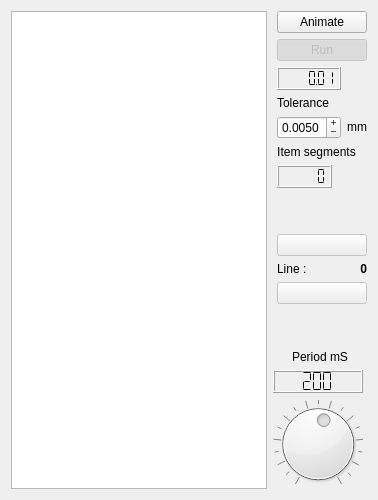
        <widget class="QWidget" name="tabGcode">
         <attribute name="title">
          <string>Visual</string>
         </attribute>
         <layout class="QHBoxLayout" name="horizontalLayout_14">
          <item>
           <layout class="QHBoxLayout" name="horizontalLayout_9">
            <item>
             <widget class="QPlainTextEdit" name="visuGcode">
              <property name="sizePolicy">
               <sizepolicy hsizetype="Preferred" vsizetype="Expanding">
                <horstretch>1</horstretch>
                <verstretch>0</verstretch>
               </sizepolicy>
              </property>
              <property name="toolTip">
               <string>Monitoring the progress of the animation gcode</string>
              </property>
              <property name="horizontalScrollBarPolicy">
               <enum>Qt::ScrollBarAsNeeded</enum>
              </property>
              <property name="lineWrapMode">
               <enum>QPlainTextEdit::NoWrap</enum>
              </property>
              <property name="readOnly">
               <bool>true</bool>
              </property>
              <property name="textInteractionFlags">
               <set>Qt::TextSelectableByKeyboard|Qt::TextSelectableByMouse</set>
              </property>
             </widget>
            </item>
            <item>
             <layout class="QVBoxLayout" name="verticalLayout_7">
              <item>
               <layout class="QVBoxLayout" name="verticalLayout_8">
                <property name="leftMargin">
                 <number>4</number>
                </property>
                <item>
                 <widget class="QPushButton" name="visualButton">
                  <property name="sizePolicy">
                   <sizepolicy hsizetype="Maximum" vsizetype="Maximum">
                    <horstretch>0</horstretch>
                    <verstretch>0</verstretch>
                   </sizepolicy>
                  </property>
                  <property name="maximumSize">
                   <size>
                    <width>90</width>
                    <height>16777215</height>
                   </size>
                  </property>
                  <property name="toolTip">
                   <string>animation of the scene 3D</string>
                  </property>
                  <property name="text">
                   <string>Animate</string>
                  </property>
                  <property name="checkable">
                   <bool>true</bool>
                  </property>
                  <property name="checked">
                   <bool>false</bool>
                  </property>
                 </widget>
                </item>
                <item>
                 <widget class="QPushButton" name="pauseButton">
                  <property name="enabled">
                   <bool>false</bool>
                  </property>
                  <property name="sizePolicy">
                   <sizepolicy hsizetype="Maximum" vsizetype="Maximum">
                    <horstretch>0</horstretch>
                    <verstretch>0</verstretch>
                   </sizepolicy>
                  </property>
                  <property name="maximumSize">
                   <size>
                    <width>90</width>
                    <height>16777215</height>
                   </size>
                  </property>
                  <property name="toolTip">
                   <string>Starting and stopping the animation</string>
                  </property>
                  <property name="text">
                   <string>Run</string>
                  </property>
                  <property name="checkable">
                   <bool>true</bool>
                  </property>
                  <property name="checked">
                   <bool>true</bool>
                  </property>
                 </widget>
                </item>
                <item>
                 <widget class="QLCDNumber" name="lcdTolerance">
                  <property name="enabled">
                   <bool>true</bool>
                  </property>
                  <property name="sizePolicy">
                   <sizepolicy hsizetype="Maximum" vsizetype="Fixed">
                    <horstretch>0</horstretch>
                    <verstretch>0</verstretch>
                   </sizepolicy>
                  </property>
                  <property name="palette">
                   <palette>
                    <active>
                     <colorrole role="Light">
                      <brush brushstyle="SolidPattern">
                       <color alpha="255">
                        <red>0</red>
                        <green>170</green>
                        <blue>0</blue>
                       </color>
                      </brush>
                     </colorrole>
                    </active>
                    <inactive>
                     <colorrole role="Light">
                      <brush brushstyle="SolidPattern">
                       <color alpha="255">
                        <red>255</red>
                        <green>255</green>
                        <blue>255</blue>
                       </color>
                      </brush>
                     </colorrole>
                    </inactive>
                    <disabled>
                     <colorrole role="Light">
                      <brush brushstyle="SolidPattern">
                       <color alpha="255">
                        <red>145</red>
                        <green>145</green>
                        <blue>145</blue>
                       </color>
                      </brush>
                     </colorrole>
                    </disabled>
                   </palette>
                  </property>
                  <property name="toolTip">
                   <string>interpolation tolerance for viewer 3D</string>
                  </property>
                  <property name="smallDecimalPoint">
                   <bool>true</bool>
                  </property>
                  <property name="digitCount">
                   <number>6</number>
                  </property>
                  <property name="segmentStyle">
                   <enum>QLCDNumber::Flat</enum>
                  </property>
                  <property name="value" stdset="0">
                   <double>0.010000000000000</double>
                  </property>
                 </widget>
                </item>
                <item>
                 <widget class="QLabel" name="labelTol">
                  <property name="sizePolicy">
                   <sizepolicy hsizetype="Maximum" vsizetype="Maximum">
                    <horstretch>0</horstretch>
                    <verstretch>0</verstretch>
                   </sizepolicy>
                  </property>
                  <property name="text">
                   <string>Tolerance</string>
                  </property>
                 </widget>
                </item>
                <item>
                 <layout class="QHBoxLayout" name="horizontalLayout_19">
                  <item>
                   <widget class="QDoubleSpinBox" name="doubleSpinBoxTol">
                    <property name="sizePolicy">
                     <sizepolicy hsizetype="Maximum" vsizetype="Maximum">
                      <horstretch>0</horstretch>
                      <verstretch>0</verstretch>
                     </sizepolicy>
                    </property>
                    <property name="maximumSize">
                     <size>
                      <width>200</width>
                      <height>16777215</height>
                     </size>
                    </property>
                    <property name="toolTip">
                     <string>interpolation tolerance for viewer 3D</string>
                    </property>
                    <property name="readOnly">
                     <bool>false</bool>
                    </property>
                    <property name="buttonSymbols">
                     <enum>QAbstractSpinBox::PlusMinus</enum>
                    </property>
                    <property name="decimals">
                     <number>4</number>
                    </property>
                    <property name="minimum">
                     <double>0.000100000000000</double>
                    </property>
                    <property name="maximum">
                     <double>1.000000000000000</double>
                    </property>
                    <property name="singleStep">
                     <double>0.010000000000000</double>
                    </property>
                    <property name="value">
                     <double>0.005000000000000</double>
                    </property>
                   </widget>
                  </item>
                  <item>
                   <widget class="QLabel" name="labelTolUnit">
                    <property name="sizePolicy">
                     <sizepolicy hsizetype="Maximum" vsizetype="Maximum">
                      <horstretch>0</horstretch>
                      <verstretch>0</verstretch>
                     </sizepolicy>
                    </property>
                    <property name="maximumSize">
                     <size>
                      <width>20</width>
                      <height>16777215</height>
                     </size>
                    </property>
                    <property name="text">
                     <string>mm</string>
                    </property>
                    <property name="alignment">
                     <set>Qt::AlignCenter</set>
                    </property>
                   </widget>
                  </item>
                 </layout>
                </item>
                <item>
                 <widget class="QLabel" name="labelSegments">
                  <property name="sizePolicy">
                   <sizepolicy hsizetype="Maximum" vsizetype="Maximum">
                    <horstretch>0</horstretch>
                    <verstretch>0</verstretch>
                   </sizepolicy>
                  </property>
                  <property name="text">
                   <string>Item segments</string>
                  </property>
                  <property name="alignment">
                   <set>Qt::AlignCenter</set>
                  </property>
                 </widget>
                </item>
                <item>
                 <widget class="QLCDNumber" name="lcdSegments">
                  <property name="enabled">
                   <bool>true</bool>
                  </property>
                  <property name="sizePolicy">
                   <sizepolicy hsizetype="Maximum" vsizetype="Fixed">
                    <horstretch>0</horstretch>
                    <verstretch>0</verstretch>
                   </sizepolicy>
                  </property>
                  <property name="palette">
                   <palette>
                    <active>
                     <colorrole role="Light">
                      <brush brushstyle="SolidPattern">
                       <color alpha="255">
                        <red>0</red>
                        <green>170</green>
                        <blue>0</blue>
                       </color>
                      </brush>
                     </colorrole>
                    </active>
                    <inactive>
                     <colorrole role="Light">
                      <brush brushstyle="SolidPattern">
                       <color alpha="255">
                        <red>255</red>
                        <green>255</green>
                        <blue>255</blue>
                       </color>
                      </brush>
                     </colorrole>
                    </inactive>
                    <disabled>
                     <colorrole role="Light">
                      <brush brushstyle="SolidPattern">
                       <color alpha="255">
                        <red>144</red>
                        <green>144</green>
                        <blue>144</blue>
                       </color>
                      </brush>
                     </colorrole>
                    </disabled>
                   </palette>
                  </property>
                  <property name="toolTip">
                   <string>interpolation number of segments for 3D</string>
                  </property>
                  <property name="smallDecimalPoint">
                   <bool>true</bool>
                  </property>
                  <property name="digitCount">
                   <number>5</number>
                  </property>
                  <property name="segmentStyle">
                   <enum>QLCDNumber::Flat</enum>
                  </property>
                 </widget>
                </item>
                <item>
                 <spacer name="verticalSpacer_2">
                  <property name="orientation">
                   <enum>Qt::Vertical</enum>
                  </property>
                  <property name="sizeHint" stdset="0">
                   <size>
                    <width>20</width>
                    <height>40</height>
                   </size>
                  </property>
                 </spacer>
                </item>
                <item>
                 <widget class="QPushButton" name="prevButton">
                  <property name="enabled">
                   <bool>false</bool>
                  </property>
                  <property name="sizePolicy">
                   <sizepolicy hsizetype="Maximum" vsizetype="Maximum">
                    <horstretch>0</horstretch>
                    <verstretch>0</verstretch>
                   </sizepolicy>
                  </property>
                  <property name="maximumSize">
                   <size>
                    <width>90</width>
                    <height>16777215</height>
                   </size>
                  </property>
                  <property name="toolTip">
                   <string>Up one line in the gcode</string>
                  </property>
                  <property name="text">
                   <string/>
                  </property>
                  <property name="icon">
                   <iconset resource="../GrblController.qrc">
                    <normaloff>:/img/up.png</normaloff>:/img/up.png</iconset>
                  </property>
                  <property name="checkable">
                   <bool>false</bool>
                  </property>
                  <property name="autoRepeat">
                   <bool>true</bool>
                  </property>
                  <property name="autoExclusive">
                   <bool>true</bool>
                  </property>
                  <property name="autoRepeatDelay">
                   <number>300</number>
                  </property>
                  <property name="autoRepeatInterval">
                   <number>100</number>
                  </property>
                 </widget>
                </item>
                <item>
                 <layout class="QHBoxLayout" name="horizontalLayout_16">
                  <item>
                   <widget class="QLabel" name="nline">
                    <property name="sizePolicy">
                     <sizepolicy hsizetype="Preferred" vsizetype="Maximum">
                      <horstretch>0</horstretch>
                      <verstretch>0</verstretch>
                     </sizepolicy>
                    </property>
                    <property name="text">
                     <string>Line :</string>
                    </property>
                   </widget>
                  </item>
                  <item>
                   <widget class="QLabel" name="lineCode">
                    <property name="sizePolicy">
                     <sizepolicy hsizetype="Preferred" vsizetype="Maximum">
                      <horstretch>0</horstretch>
                      <verstretch>0</verstretch>
                     </sizepolicy>
                    </property>
                    <property name="font">
                     <font>
                      <weight>75</weight>
                      <bold>true</bold>
                     </font>
                    </property>
                    <property name="toolTip">
                     <string>Current line gcode</string>
                    </property>
                    <property name="text">
                     <string>0</string>
                    </property>
                    <property name="alignment">
                     <set>Qt::AlignRight|Qt::AlignTrailing|Qt::AlignVCenter</set>
                    </property>
                   </widget>
                  </item>
                 </layout>
                </item>
                <item>
                 <widget class="QPushButton" name="nextButton">
                  <property name="enabled">
                   <bool>false</bool>
                  </property>
                  <property name="sizePolicy">
                   <sizepolicy hsizetype="Maximum" vsizetype="Maximum">
                    <horstretch>0</horstretch>
                    <verstretch>0</verstretch>
                   </sizepolicy>
                  </property>
                  <property name="maximumSize">
                   <size>
                    <width>90</width>
                    <height>16777215</height>
                   </size>
                  </property>
                  <property name="toolTip">
                   <string>Down one line in the gcode</string>
                  </property>
                  <property name="text">
                   <string/>
                  </property>
                  <property name="icon">
                   <iconset resource="../GrblController.qrc">
                    <normaloff>:/img/down.png</normaloff>:/img/down.png</iconset>
                  </property>
                  <property name="checkable">
                   <bool>false</bool>
                  </property>
                  <property name="autoRepeat">
                   <bool>true</bool>
                  </property>
                  <property name="autoExclusive">
                   <bool>true</bool>
                  </property>
                  <property name="autoRepeatDelay">
                   <number>300</number>
                  </property>
                  <property name="autoRepeatInterval">
                   <number>100</number>
                  </property>
                 </widget>
                </item>
               </layout>
              </item>
              <item>
               <spacer name="verticalSpacer_3">
                <property name="orientation">
                 <enum>Qt::Vertical</enum>
                </property>
                <property name="sizeHint" stdset="0">
                 <size>
                  <width>20</width>
                  <height>40</height>
                 </size>
                </property>
               </spacer>
              </item>
              <item>
               <widget class="QLabel" name="labelPeriod">
                <property name="sizePolicy">
                 <sizepolicy hsizetype="Preferred" vsizetype="Maximum">
                  <horstretch>0</horstretch>
                  <verstretch>0</verstretch>
                 </sizepolicy>
                </property>
                <property name="text">
                 <string>Period mS</string>
                </property>
                <property name="alignment">
                 <set>Qt::AlignCenter</set>
                </property>
                <property name="wordWrap">
                 <bool>true</bool>
                </property>
               </widget>
              </item>
              <item>
               <widget class="QLCDNumber" name="lcdPeriodAnim">
                <property name="sizePolicy">
                 <sizepolicy hsizetype="Preferred" vsizetype="Fixed">
                  <horstretch>0</horstretch>
                  <verstretch>0</verstretch>
                 </sizepolicy>
                </property>
                <property name="maximumSize">
                 <size>
                  <width>90</width>
                  <height>16777215</height>
                 </size>
                </property>
                <property name="font">
                 <font>
                  <weight>75</weight>
                  <bold>true</bold>
                 </font>
                </property>
                <property name="toolTip">
                 <string>Value of the period</string>
                </property>
                <property name="frameShape">
                 <enum>QFrame::Box</enum>
                </property>
                <property name="frameShadow">
                 <enum>QFrame::Raised</enum>
                </property>
                <property name="smallDecimalPoint">
                 <bool>false</bool>
                </property>
                <property name="digitCount">
                 <number>3</number>
                </property>
                <property name="segmentStyle">
                 <enum>QLCDNumber::Flat</enum>
                </property>
                <property name="intValue" stdset="0">
                 <number>200</number>
                </property>
               </widget>
              </item>
              <item>
               <widget class="QDial" name="dialPeriodRepeat">
                <property name="sizePolicy">
                 <sizepolicy hsizetype="Preferred" vsizetype="Maximum">
                  <horstretch>0</horstretch>
                  <verstretch>0</verstretch>
                 </sizepolicy>
                </property>
                <property name="maximumSize">
                 <size>
                  <width>90</width>
                  <height>90</height>
                 </size>
                </property>
                <property name="toolTip">
                 <string>Animation period mS</string>
                </property>
                <property name="minimum">
                 <number>60</number>
                </property>
                <property name="maximum">
                 <number>500</number>
                </property>
                <property name="singleStep">
                 <number>1</number>
                </property>
                <property name="pageStep">
                 <number>50</number>
                </property>
                <property name="value">
                 <number>300</number>
                </property>
                <property name="sliderPosition">
                 <number>300</number>
                </property>
                <property name="tracking">
                 <bool>false</bool>
                </property>
                <property name="orientation">
                 <enum>Qt::Horizontal</enum>
                </property>
                <property name="invertedAppearance">
                 <bool>false</bool>
                </property>
                <property name="invertedControls">
                 <bool>false</bool>
                </property>
                <property name="wrapping">
                 <bool>false</bool>
                </property>
                <property name="notchTarget">
                 <double>25.000000000000000</double>
                </property>
                <property name="notchesVisible">
                 <bool>true</bool>
                </property>
               </widget>
              </item>
             </layout>
            </item>
           </layout>
          </item>
         </layout>
        </widget>
